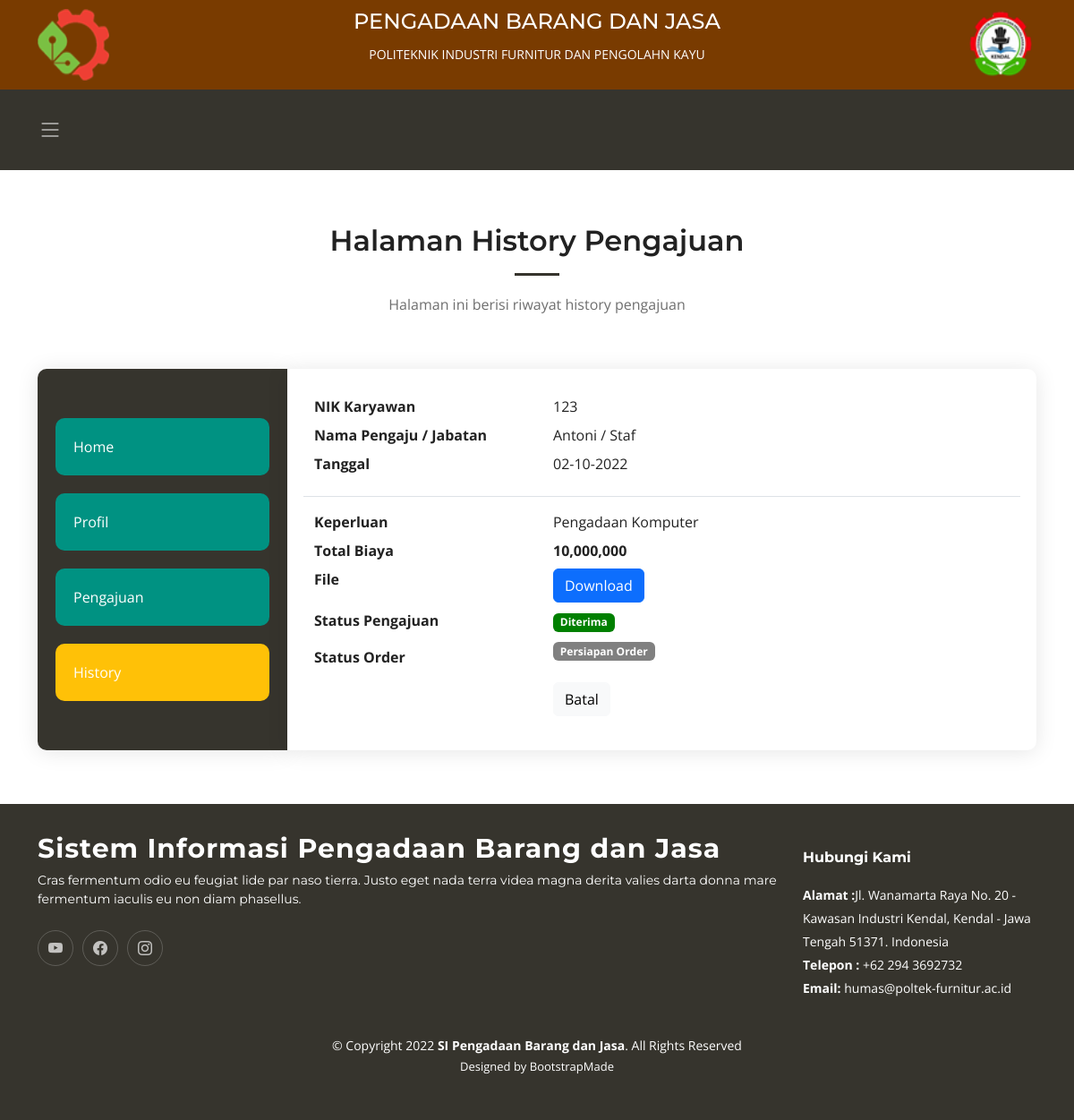
Screenshot of /user/index.php?hal=user_history_detail&id=1 (signed in) with the database file from the repository.
### tables this page shows
CREATE TABLE `tb_pengajuan` (
  `idpengajuan` int(11) NOT NULL AUTO_INCREMENT,
  `tujuan` varchar(700) DEFAULT NULL,
  `tanggal` date DEFAULT NULL,
  `totalbiaya` int(11) DEFAULT NULL,
  `statuspengajuan` varchar(100) DEFAULT NULL,
  `statusorder` varchar(100) DEFAULT 'Persiapan Order',
  `komentar` text,
  `idpegawai` int(11) DEFAULT NULL,
  `datafile` varchar(100) DEFAULT NULL,
  `is_pengajuan` varchar(1) DEFAULT NULL,
  `is_order` varchar(1) DEFAULT NULL,
  PRIMARY KEY (`idpengajuan`)
);

CREATE TABLE `tb_pegawai` (
  `idpegawai` int(11) NOT NULL AUTO_INCREMENT,
  `nik` varchar(20) DEFAULT NULL,
  `nama` varchar(100) DEFAULT NULL,
  `password` varchar(50) DEFAULT NULL,
  `email` varchar(100) DEFAULT NULL,
  `jabatan` varchar(100) DEFAULT NULL,
  `alamat` varchar(900) DEFAULT NULL,
  PRIMARY KEY (`idpegawai`),
  UNIQUE KEY `nik` (`nik`),
  UNIQUE KEY `email` (`email`)
);

### setting/crud.php (called while the page is built, shortened)
<?php
function _dataGetId($conn, $table, $kondisi)
{
  $row = $conn->query("Select * from $table where $kondisi")->fetch_assoc();
  return $row;
}

### setting/helper.php (called while the page is built, shortened)
<?php
function tgl_indo($tgl){
	$tgl		= date_create($tgl);
	$tanggal	= date_format($tgl,"d-m-Y");
	return $tanggal;
}
?>

### user/user_history_detail.php (the view, shortened to what this page needs)
<?php
if (isset($_GET['id']))
    extract(_dataGetId($mysqli, "tb_pengajuan join tb_pegawai using(idpegawai)", "idpengajuan='" . $_GET['id'] . "'"));
?>
<section id="contact" class="contact">
    <div class="container" data-aos="fade-up">
        <div class="section-header">
            <h2>Halaman History Pengajuan</h2>
            <p>Halaman ini berisi riwayat history pengajuan</p>
        </div>
        <div class="row gx-lg-0 gy-4">
            <div class="col-lg-3">
                <div class="info-container d-flex flex-column align-items-center justify-content-center">
                    <?php require_once '_menuuser.php'; ?>
                </div>
            </div>
            <div class="col-lg-9">
                <form action="#" method="post" role="form" class="php-email-form">
                    <dl class="row">
                        <dt class="col-sm-4">NIK Karyawan</dt>
                        <dd class="col-sm-8"><?= $nik ?></dd>
                        <dt class="col-sm-4">Nama Pengaju / Jabatan</dt>
                        <dd class="col-sm-8"><?= $nama . " / " . $jabatan ?></dd>
                        <dt class="col-sm-4">Tanggal</dt>
                        <dd class="col-sm-8"><?= tgl_indo($tanggal) ?></dd>
                        <div class="border-top my-3"></div>
                        <dt class="col-sm-4">Keperluan</dt>
                        <dd class="col-sm-8"><?= $tujuan ?></dd>
                        <dt class="col-sm-4">Total Biaya</dt>
                        <dd class="col-sm-8"><b><?= number_format($totalbiaya, 0) ?></b></dd>
                        <dt class="col-sm-4">File</dt>
                        <dd class="col-sm-8"><a class="btn btn-primary" href="dokumen/<?= $datafile ?>" target="_blank">Download</a></dd>
                        <dt class="col-sm-4">Status Pengajuan</dt>
                        <dd class="col-sm-8"><?= user_label_status_pengajuan($statuspengajuan) ?></dd>
                        <?php if ($statuspengajuan == 'Diterima') : ?>
                            <dt class="col-sm-4 mt-2">Status Order</dt>
                            <dd class="col-sm-8" mt-2><?= user_label_status_order($statusorder) ?></dd>
                        <?php endif; ?>
                    </dl>
                    <div class="form-group row ">
                        <div class="col-sm-8 offset-4">
                            <a class="btn btn-light" href="?hal=user_history">Batal</a>
                        </div>
                    </div>
                </form>
            </div>
        </div>
    </div>
</section>

### user/index.php (shortened to what this page needs)
<!DOCTYPE html>
<html lang="en">
<?php
require_once '../setting/crud.php';
require_once '../setting/label.php';
require_once '../setting/helper.php';
?>
<head>
    <link href="assets/vendor/bootstrap/css/bootstrap.min.css" rel="stylesheet">
    <link href="assets/vendor/bootstrap-icons/bootstrap-icons.css" rel="stylesheet">
    <link href="assets/vendor/aos/aos.css" rel="stylesheet">
    <link href="assets/vendor/glightbox/css/glightbox.min.css" rel="stylesheet">
    <link href="assets/vendor/swiper/swiper-bundle.min.css" rel="stylesheet">
    <link href="assets/css/main.css" rel="stylesheet">
</head>
<body>
    <section id="topbar" class="topbar d-flex align-items-center">
        <div class="container d-flex justify-content-center justify-content-md-between">
            <div class="row col-md-2">
                <div class="contact-info d-flex">
                    <div class="float-left">
                        <img src="assets/logo/logo_kementrian.png" width="80" height="80" alt="">
                    </div>
                </div>
            </div>
            <div class="row col-md-8">
                <div class="contact-info d-flex justify-content-center">
                    <h4>PENGADAAN BARANG DAN JASA</h4>
                </div>
                <div class="contact-info d-flex justify-content-center">
                    <p>POLITEKNIK INDUSTRI FURNITUR DAN PENGOLAHN KAYU</p>
                </div>
            </div>
            <div class="row col-md-2">
                <div class="contact-info d-flex flex-row-reverse">
                    <div class="float-right">
                        <img src="assets/logo/logo_politeknik.png" width="80" height="80" alt="">
                    </div>
                </div>
            </div>
        </div>
    </section>
    <header id="header" class="header d-flex align-items-center">
        <div class="container-fluid container-xl d-flex align-items-center justify-content-between">
            <i class="mobile-nav-toggle mobile-nav-show bi bi-list"></i>
        </div>
    </header>
    <main id="main">
        <?php
        $hal = @$_GET['hal'];
        $modul = "";
        $default = "beranda.php";
        if (!$hal) {
            require_once "$default";
        } else {
            switch ($hal) {
                case $hal:
                    if (is_file($modul . $hal . ".php"))
                        require_once $modul . $hal . ".php";
                    else
                        require_once $default;
                    break;
            }
        }
        ?>
    </main>
    <footer id="footer" class="footer">
        <div class="container">
            <div class="row gy-4">
                <div class="col-lg-9 col-md-12 footer-info">
                    <a href="index.php" class="logo d-flex align-items-center">
                        <span>Sistem Informasi Pengadaan Barang dan Jasa</span>
                    </a>
                    <p>Cras fermentum odio eu feugiat lide par naso tierra. Justo eget nada terra videa magna derita valies darta
                        donna mare fermentum iaculis eu non diam phasellus.</p>
                    <div class="social-links d-flex mt-4">
                        <a href="https://www.youtube.com/channel/UCUHbsBygWUFMWRMfkGsV6vw" class="twitter"><i class="bi bi-youtube"></i></a>
                        <a href="https://www.facebook.com/poltekfuniturkendal/" class="facebook"><i class="bi bi-facebook"></i></a>
                        <a href="https://www.instagram.com/poltekfurniturkendal/" class="instagram"><i class="bi bi-instagram"></i></a>
                    </div>
                </div>
                <div class="col-lg-3 col-md-12 footer-contact text-center text-md-start">
                    <h4>Hubungi Kami</h4>
                    <p>
                        <strong>Alamat :</strong>Jl. Wanamarta Raya No. 20 - Kawasan Industri Kendal,
                        Kendal - Jawa Tengah 51371. Indonesia <br>
                        <strong>Telepon :</strong> +62 294 3692732<br>
                        <strong>Email:</strong> humas@poltek-furnitur.ac.id<br>
                    </p>
                </div>
            </div>
        </div>
        <div class="container mt-4">
            <div class="copyright">
                &copy; Copyright 2022 <strong><span>SI Pengadaan Barang dan Jasa</span></strong>. All Rights Reserved
            </div>
            <div class="credits">
                Designed by <a href="https://bootstrapmade.com/">BootstrapMade</a>
            </div>
        </div>
    </footer>
</body>
</html>

### user/_menuuser.php
<?php
function link_user($hal, $page)
{
    if ($hal == $page || $hal == ($page . "_detail")) {
        return "bg-warning";
    } else {
        return "";
    }
}
if (!isset($_SESSION['user'])) {
    echo "<script>alert('Anda belum login, silakan login terlebih dahulu')</script>";
    echo "<script>window.location='index.php?hal=login';</script>";
} else {
?>
    <div class="info-item d-flex <?= link_user($_GET['hal'], "user_home") ?>">
        <a href="?hal=user_home" style="text-decoration: none;color: white;">Home</a>
    </div>
    <div class="info-item d-flex <?= link_user($_GET['hal'], "user_profil") ?>">
        <a href="?hal=user_profil" style="text-decoration: none;color: white;">Profil</a>
    </div>
    <div class="info-item d-flex <?= link_user($_GET['hal'], "user_pengajuan") ?>">
        <a href="?hal=user_pengajuan" style="text-decoration: none;color: white;">Pengajuan</a>
    </div>
    <div class="info-item d-flex <?= link_user($_GET['hal'], "user_history"); ?>">
        <a href="?hal=user_history" style="text-decoration: none;color: white;">History</a>
    </div>
<?php } ?>

### setting/label.php (shortened to what this page needs)
<?php
function user_label_status_pengajuan($jenis)
{
    switch ($jenis) {
        case 'Diterima':
            return "<span class='badge' style='background-color:green;'>Diterima</span>";
            break;
    }
}
function user_label_status_order($jenis)
{
    switch ($jenis) {
        case 'Persiapan Order':
            return "<span class='badge' style='background-color:grey;'>Persiapan Order</span>";
            break;
    }
}

### user/assets/css/main.css (style rules this page uses)
:root { --font-default: "Open Sans", system-ui, -apple-system, "Segoe UI", Roboto, "Helvetica Neue", Arial, "Noto Sans", "Liberation Sans", sans-serif, "Apple Color Emoji", "Segoe UI Emoji", "Segoe UI Symbol", "Noto Color Emoji"; --font-primary: "Montserrat", sans-serif; --font-secondary: "Poppins", sans-serif; }
:root { --color-default: #222222; --color-primary: #36342d; --color-secondary: #f85a40; }
:root { scroll-behavior: smooth; }
body { font-family: var(--font-default); color: var(--color-default); }
a { color: var(--color-primary); text-decoration: none; }
h1, h2, h3, h4, h5, h6 { font-family: var(--font-primary); }
section { padding: 60px 0; overflow: hidden; }
.section-header { text-align: center; padding-bottom: 60px; }
.section-header h2 { font-size: 32px; font-weight: 600; margin-bottom: 20px; padding-bottom: 20px; position: relative; }
.section-header h2:after { content: ""; position: absolute; display: block; width: 50px; height: 3px; background: var(--color-primary); left: 0; right: 0; bottom: 0; margin: auto; }
.section-header p { margin-bottom: 0; color: #6f6f6f; }
.topbar { background: #793b00; height: 100px; font-size: 14px; transition: all 0.5s; color: #fff; padding: 0; }
.header { transition: all 0.5s; z-index: 997; height: 90px; background-color: var(--color-primary); }
section { scroll-margin-top: 70px; }
@media (max-width: 1279px) { .mobile-nav-show { color: rgba(255, 255, 255, 0.6); font-size: 28px; cursor: pointer; line-height: 0; transition: 0.5s; z-index: 9999; margin-right: 10px; } }
.contact .info-container { background-color: var(--color-primary); height: 100%; padding: 20px; border-radius: 10px 0 0 10px; box-shadow: 0px 2px 25px rgba(0, 0, 0, 0.1); }
.contact .info-item { width: 100%; background-color: #009282; margin-bottom: 20px; padding: 20px; border-radius: 10px; color: #fff; }
.contact .info-item:last-child { margin-bottom: 0; }
.contact .php-email-form { width: 100%; height: 100%; background: #fff; box-shadow: 0px 2px 25px rgba(0, 0, 0, 0.1); padding: 30px; border-radius: 0 10px 10px 0; }
.contact .php-email-form .form-group { padding-bottom: 8px; }
.footer { font-size: 14px; background-color: var(--color-primary); padding: 50px 0; color: white; }
.footer .footer-info .logo { line-height: 0; margin-bottom: 25px; }
.footer .footer-info .logo span { font-size: 30px; font-weight: 700; letter-spacing: 1px; color: #fff; font-family: var(--font-primary); }
.footer .footer-info p { font-size: 14px; font-family: var(--font-primary); }
.footer .social-links a { display: flex; align-items: center; justify-content: center; width: 40px; height: 40px; border-radius: 50%; border: 1px solid rgba(255, 255, 255, 0.2); font-size: 16px; color: rgba(255, 255, 255, 0.7); margin-right: 10px; transition: 0.3s; }
.footer h4 { font-size: 16px; font-weight: bold; position: relative; padding-bottom: 12px; }
.footer .footer-contact p { line-height: 26px; }
.footer .copyright { text-align: center; }
.footer .credits { padding-top: 4px; text-align: center; font-size: 13px; }
.footer .credits a { color: #fff; }

### rows the page displays
tb_pengajuan: idpegawai.nik "123", idpegawai.nama "Antoni", idpegawai.jabatan "Staf", tanggal "02-10-2022", tujuan "Pengadaan Komputer", totalbiaya "10,000,000"
